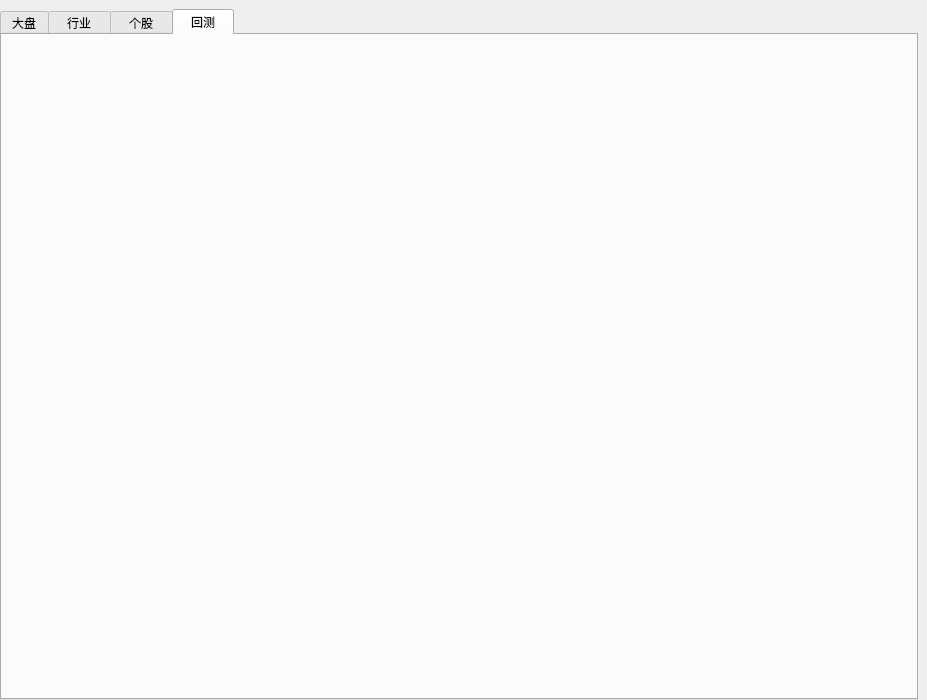
<?xml version="1.0" encoding="UTF-8"?>
<ui version="4.0">
 <class>MainWindow</class>
 <widget class="QMainWindow" name="MainWindow">
  <property name="geometry">
   <rect>
    <x>0</x>
    <y>0</y>
    <width>927</width>
    <height>700</height>
   </rect>
  </property>
  <property name="windowTitle">
   <string>MainWindow</string>
  </property>
  <widget class="QWidget" name="centralwidget">
   <layout class="QVBoxLayout" name="verticalLayout_4">
    <property name="leftMargin">
     <number>0</number>
    </property>
    <property name="bottomMargin">
     <number>0</number>
    </property>
    <item>
     <widget class="QTabWidget" name="tabWidget">
      <property name="currentIndex">
       <number>3</number>
      </property>
      <widget class="QWidget" name="the_market_tab">
       <attribute name="title">
        <string>大盘</string>
       </attribute>
       <layout class="QVBoxLayout" name="verticalLayout_5">
        <item>
         <layout class="QVBoxLayout" name="theMarketLayout"/>
        </item>
       </layout>
      </widget>
      <widget class="QWidget" name="industry_tab">
       <attribute name="title">
        <string>  行业  </string>
       </attribute>
       <layout class="QVBoxLayout" name="verticalLayout_3">
        <item>
         <layout class="QVBoxLayout" name="industryLayout"/>
        </item>
       </layout>
      </widget>
      <widget class="QWidget" name="stock_tab">
       <attribute name="title">
        <string>  个股  </string>
       </attribute>
       <layout class="QVBoxLayout" name="verticalLayout_2">
        <item>
         <layout class="QVBoxLayout" name="stockLayout"/>
        </item>
       </layout>
      </widget>
      <widget class="QWidget" name="back_test_tab">
       <attribute name="title">
        <string>  回测  </string>
       </attribute>
       <layout class="QVBoxLayout" name="verticalLayout">
        <item>
         <layout class="QVBoxLayout" name="backTestLayout"/>
        </item>
       </layout>
      </widget>
     </widget>
    </item>
   </layout>
  </widget>
 </widget>
 <resources/>
 <connections/>
</ui>
